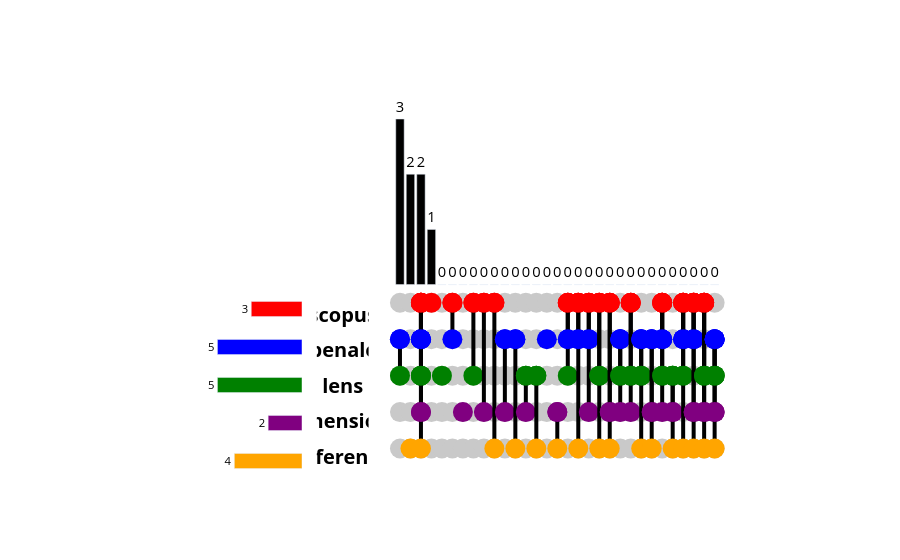

Write notebook code for a chart like this one.
### Markdown cell above
#### Upset plot

### Code cell
from slrrag.settings import PATH_UPSET
from slrrag.upset_plotter import plot_upset


path_upset = PATH_UPSET
fig_upset = plot_upset(df_papers)
fig_upset.write_html(path_upset)
print("Upset plot saved to : ", path_upset)
fig_upset

### Figure 1 — Plotly figure (JSON) as saved in the notebook; plotly's stock layout.template omitted (floating-point values rounded to 4 significant figures; data arrays with more than 128 entries replaced by an {"elided": "..."} marker saying what was removed)
{"data": [{"marker": {"color": "#C9C9C9", "size": 20}, "mode": "markers", "showlegend": false, "type": "scatter", "x": {"elided": "155 int values"}, "xaxis": "x3", "y": {"elided": "155 float values"}, "yaxis": "y3"}, {"line": {"color": "black", "width": 4}, "marker": {"color": ["blue"], "line": {"color": "black"}, "showscale": false, "size": 20}, "mode": "markers+lines", "showlegend": false, "type": "scatter", "x": [0], "xaxis": "x3", "y": [-0.99], "yaxis": "y3"}, {"line": {"color": "black", "width": 4}, "marker": {"color": ["blue", "green"], "line": {"color": "black"}, "showscale": false, "size": 20}, "mode": "markers+lines", "showlegend": false, "type": "scatter", "x": [0, 0], "xaxis": "x3", "y": [-0.99, -1.65], "yaxis": "y3"}, {"line": {"color": "black", "width": 4}, "marker": {"color": ["orange"], "line": {"color": "black"}, "showscale": false, "size": 20}, "mode": "markers+lines", "showlegend": false, "type": "scatter", "x": [1], "xaxis": "x3", "y": [-2.97], "yaxis": "y3"}, {"line": {"color": "black", "width": 4}, "marker": {"color": ["red"], "line": {"color": "black"}, "showscale": false, "size": 20}, "mode": "markers+lines", "showlegend": false, "type": "scatter", "x": [2], "xaxis": "x3", "y": [-0.33], "yaxis": "y3"}, {"line": {"color": "black", "width": 4}, "marker": {"color": ["red", "blue"], "line": {"color": "black"}, "showscale": false, "size": 20}, "mode": "markers+lines", "showlegend": false, "type": "scatter", "x": [2, 2], "xaxis": "x3", "y": [-0.33, -0.99], "yaxis": "y3"}, {"line": {"color": "black", "width": 4}, "marker": {"color": ["red", "blue", "green"], "line": {"color": "black"}, "showscale": false, "size": 20}, "mode": "markers+lines", "showlegend": false, "type": "scatter", "x": [2, 2, 2], "xaxis": "x3", "y": [-0.33, -0.99, -1.65], "yaxis": "y3"}, {"line": {"color": "black", "width": 4}, "marker": {"color": ["red", "blue", "green", "purple"], "line": {"color": "black"}, "showscale": false, "size": 20}, "mode": "markers+lines", "showlegend": false, "type": "scatter", "x": [2, 2, 2, 2], "xaxis": "x3", "y": [-0.33, -0.99, -1.65, -2.31], "yaxis": "y3"}, {"line": {"color": "black", "width": 4}, "marker": {"color": ["red", "blue", "green", "purple", "orange"], "line": {"color": "black"}, "showscale": false, "size": 20}, "mode": "markers+lines", "showlegend": false, "type": "scatter", "x": [2, 2, 2, 2, 2], "xaxis": "x3", "y": [-0.33, -0.99, -1.65, -2.31, -2.97], "yaxis": "y3"}, {"line": {"color": "black", "width": 4}, "marker": {"color": ["red"], "line": {"color": "black"}, "showscale": false, "size": 20}, "mode": "markers+lines", "showlegend": false, "type": "scatter", "x": [3], "xaxis": "x3", "y": [-0.33], "yaxis": "y3"}, {"line": {"color": "black", "width": 4}, "marker": {"color": ["green"], "line": {"color": "black"}, "showscale": false, "size": 20}, "mode": "markers+lines", "showlegend": false, "type": "scatter", "x": [4], "xaxis": "x3", "y": [-1.65], "yaxis": "y3"}, {"line": {"color": "black", "width": 4}, "marker": {"color": ["red"], "line": {"color": "black"}, "showscale": false, "size": 20}, "mode": "markers+lines", "showlegend": false, "type": "scatter", "x": [5], "xaxis": "x3", "y": [-0.33], "yaxis": "y3"}, {"line": {"color": "black", "width": 4}, "marker": {"color": ["red", "blue"], "line": {"color": "black"}, "showscale": false, "size": 20}, "mode": "markers+lines", "showlegend": false, "type": "scatter", "x": [5, 5], "xaxis": "x3", "y": [-0.33, -0.99], "yaxis": "y3"}, {"line": {"color": "black", "width": 4}, "marker": {"color": ["purple"], "line": {"color": "black"}, "showscale": false, "size": 20}, "mode": "markers+lines", "showlegend": false, "type": "scatter", "x": [6], "xaxis": "x3", "y": [-2.31], "yaxis": "y3"}, {"line": {"color": "black", "width": 4}, "marker": {"color": ["red"], "line": {"color": "black"}, "showscale": false, "size": 20}, "mode": "markers+lines", "showlegend": false, "type": "scatter", "x": [7], "xaxis": "x3", "y": [-0.33], "yaxis": "y3"}, {"line": {"color": "black", "width": 4}, "marker": {"color": ["red", "green"], "line": {"color": "black"}, "showscale": false, "size": 20}, "mode": "markers+lines", "showlegend": false, "type": "scatter", "x": [7, 7], "xaxis": "x3", "y": [-0.33, -1.65], "yaxis": "y3"}, {"line": {"color": "black", "width": 4}, "marker": {"color": ["red"], "line": {"color": "black"}, "showscale": false, "size": 20}, "mode": "markers+lines", "showlegend": false, "type": "scatter", "x": [8], "xaxis": "x3", "y": [-0.33], "yaxis": "y3"}, {"line": {"color": "black", "width": 4}, "marker": {"color": ["red", "purple"], "line": {"color": "black"}, "showscale": false, "size": 20}, "mode": "markers+lines", "showlegend": false, "type": "scatter", "x": [8, 8], "xaxis": "x3", "y": [-0.33, -2.31], "yaxis": "y3"}, {"line": {"color": "black", "width": 4}, "marker": {"color": ["red"], "line": {"color": "black"}, "showscale": false, "size": 20}, "mode": "markers+lines", "showlegend": false, "type": "scatter", "x": [9], "xaxis": "x3", "y": [-0.33], "yaxis": "y3"}, {"line": {"color": "black", "width": 4}, "marker": {"color": ["red", "orange"], "line": {"color": "black"}, "showscale": false, "size": 20}, "mode": "markers+lines", "showlegend": false, "type": "scatter", "x": [9, 9], "xaxis": "x3", "y": [-0.33, -2.97], "yaxis": "y3"}, {"line": {"color": "black", "width": 4}, "marker": {"color": ["blue"], "line": {"color": "black"}, "showscale": false, "size": 20}, "mode": "markers+lines", "showlegend": false, "type": "scatter", "x": [10], "xaxis": "x3", "y": [-0.99], "yaxis": "y3"}, {"line": {"color": "black", "width": 4}, "marker": {"color": ["blue", "purple"], "line": {"color": "black"}, "showscale": false, "size": 20}, "mode": "markers+lines", "showlegend": false, "type": "scatter", "x": [10, 10], "xaxis": "x3", "y": [-0.99, -2.31], "yaxis": "y3"}, {"line": {"color": "black", "width": 4}, "marker": {"color": ["blue"], "line": {"color": "black"}, "showscale": false, "size": 20}, "mode": "markers+lines", "showlegend": false, "type": "scatter", "x": [11], "xaxis": "x3", "y": [-0.99], "yaxis": "y3"}, {"line": {"color": "black", "width": 4}, "marker": {"color": ["blue", "orange"], "line": {"color": "black"}, "showscale": false, "size": 20}, "mode": "markers+lines", "showlegend": false, "type": "scatter", "x": [11, 11], "xaxis": "x3", "y": [-0.99, -2.97], "yaxis": "y3"}, {"line": {"color": "black", "width": 4}, "marker": {"color": ["green"], "line": {"color": "black"}, "showscale": false, "size": 20}, "mode": "markers+lines", "showlegend": false, "type": "scatter", "x": [12], "xaxis": "x3", "y": [-1.65], "yaxis": "y3"}, {"line": {"color": "black", "width": 4}, "marker": {"color": ["green", "purple"], "line": {"color": "black"}, "showscale": false, "size": 20}, "mode": "markers+lines", "showlegend": false, "type": "scatter", "x": [12, 12], "xaxis": "x3", "y": [-1.65, -2.31], "yaxis": "y3"}, {"line": {"color": "black", "width": 4}, "marker": {"color": ["green"], "line": {"color": "black"}, "showscale": false, "size": 20}, "mode": "markers+lines", "showlegend": false, "type": "scatter", "x": [13], "xaxis": "x3", "y": [-1.65], "yaxis": "y3"}, {"line": {"color": "black", "width": 4}, "marker": {"color": ["green", "orange"], "line": {"color": "black"}, "showscale": false, "size": 20}, "mode": "markers+lines", "showlegend": false, "type": "scatter", "x": [13, 13], "xaxis": "x3", "y": [-1.65, -2.97], "yaxis": "y3"}, {"line": {"color": "black", "width": 4}, "marker": {"color": ["blue"], "line": {"color": "black"}, "showscale": false, "size": 20}, "mode": "markers+lines", "showlegend": false, "type": "scatter", "x": [14], "xaxis": "x3", "y": [-0.99], "yaxis": "y3"}, {"line": {"color": "black", "width": 4}, "marker": {"color": ["purple"], "line": {"color": "black"}, "showscale": false, "size": 20}, "mode": "markers+lines", "showlegend": false, "type": "scatter", "x": [15], "xaxis": "x3", "y": [-2.31], "yaxis": "y3"}, {"line": {"color": "black", "width": 4}, "marker": {"color": ["purple", "orange"], "line": {"color": "black"}, "showscale": false, "size": 20}, "mode": "markers+lines", "showlegend": false, "type": "scatter", "x": [15, 15], "xaxis": "x3", "y": [-2.31, -2.97], "yaxis": "y3"}, {"line": {"color": "black", "width": 4}, "marker": {"color": ["red"], "line": {"color": "black"}, "showscale": false, "size": 20}, "mode": "markers+lines", "showlegend": false, "type": "scatter", "x": [16], "xaxis": "x3", "y": [-0.33], "yaxis": "y3"}, {"line": {"color": "black", "width": 4}, "marker": {"color": ["red", "blue"], "line": {"color": "black"}, "showscale": false, "size": 20}, "mode": "markers+lines", "showlegend": false, "type": "scatter", "x": [16, 16], "xaxis": "x3", "y": [-0.33, -0.99], "yaxis": "y3"}, {"line": {"color": "black", "width": 4}, "marker": {"color": ["red", "blue", "green"], "line": {"color": "black"}, "showscale": false, "size": 20}, "mode": "markers+lines", "showlegend": false, "type": "scatter", "x": [16, 16, 16], "xaxis": "x3", "y": [-0.33, -0.99, -1.65], "yaxis": "y3"}, {"line": {"color": "black", "width": 4}, "marker": {"color": ["red"], "line": {"color": "black"}, "showscale": false, "size": 20}, "mode": "markers+lines", "showlegend": false, "type": "scatter", "x": [17], "xaxis": "x3", "y": [-0.33], "yaxis": "y3"}, {"line": {"color": "black", "width": 4}, "marker": {"color": ["red", "blue"], "line": {"color": "black"}, "showscale": false, "size": 20}, "mode": "markers+lines", "showlegend": false, "type": "scatter", "x": [17, 17], "xaxis": "x3", "y": [-0.33, -0.99], "yaxis": "y3"}, {"line": {"color": "black", "width": 4}, "marker": {"color": ["red", "blue", "orange"], "line": {"color": "black"}, "showscale": false, "size": 20}, "mode": "markers+lines", "showlegend": false, "type": "scatter", "x": [17, 17, 17], "xaxis": "x3", "y": [-0.33, -0.99, -2.97], "yaxis": "y3"}, {"line": {"color": "black", "width": 4}, "marker": {"color": ["red"], "line": {"color": "black"}, "showscale": false, "size": 20}, "mode": "markers+lines", "showlegend": false, "type": "scatter", "x": [18], "xaxis": "x3", "y": [-0.33], "yaxis": "y3"}, {"line": {"color": "black", "width": 4}, "marker": {"color": ["red", "blue"], "line": {"color": "black"}, "showscale": false, "size": 20}, "mode": "markers+lines", "showlegend": false, "type": "scatter", "x": [18, 18], "xaxis": "x3", "y": [-0.33, -0.99], "yaxis": "y3"}, {"line": {"color": "black", "width": 4}, "marker": {"color": ["red", "blue", "purple"], "line": {"color": "black"}, "showscale": false, "size": 20}, "mode": "markers+lines", "showlegend": false, "type": "scatter", "x": [18, 18, 18], "xaxis": "x3", "y": [-0.33, -0.99, -2.31], "yaxis": "y3"}, {"line": {"color": "black", "width": 4}, "marker": {"color": ["red"], "line": {"color": "black"}, "showscale": false, "size": 20}, "mode": "markers+lines", "showlegend": false, "type": "scatter", "x": [19], "xaxis": "x3", "y": [-0.33], "yaxis": "y3"}, {"line": {"color": "black", "width": 4}, "marker": {"color": ["red", "green"], "line": {"color": "black"}, "showscale": false, "size": 20}, "mode": "markers+lines", "showlegend": false, "type": "scatter", "x": [19, 19], "xaxis": "x3", "y": [-0.33, -1.65], "yaxis": "y3"}, {"line": {"color": "black", "width": 4}, "marker": {"color": ["red", "green", "orange"], "line": {"color": "black"}, "showscale": false, "size": 20}, "mode": "markers+lines", "showlegend": false, "type": "scatter", "x": [19, 19, 19], "xaxis": "x3", "y": [-0.33, -1.65, -2.97], "yaxis": "y3"}, {"line": {"color": "black", "width": 4}, "marker": {"color": ["red"], "line": {"color": "black"}, "showscale": false, "size": 20}, "mode": "markers+lines", "showlegend": false, "type": "scatter", "x": [20], "xaxis": "x3", "y": [-0.33], "yaxis": "y3"}, {"line": {"color": "black", "width": 4}, "marker": {"color": ["red", "purple"], "line": {"color": "black"}, "showscale": false, "size": 20}, "mode": "markers+lines", "showlegend": false, "type": "scatter", "x": [20, 20], "xaxis": "x3", "y": [-0.33, -2.31], "yaxis": "y3"}, {"line": {"color": "black", "width": 4}, "marker": {"color": ["red", "purple", "orange"], "line": {"color": "black"}, "showscale": false, "size": 20}, "mode": "markers+lines", "showlegend": false, "type": "scatter", "x": [20, 20, 20], "xaxis": "x3", "y": [-0.33, -2.31, -2.97], "yaxis": "y3"}, {"line": {"color": "black", "width": 4}, "marker": {"color": ["blue"], "line": {"color": "black"}, "showscale": false, "size": 20}, "mode": "markers+lines", "showlegend": false, "type": "scatter", "x": [21], "xaxis": "x3", "y": [-0.99], "yaxis": "y3"}, {"line": {"color": "black", "width": 4}, "marker": {"color": ["blue", "green"], "line": {"color": "black"}, "showscale": false, "size": 20}, "mode": "markers+lines", "showlegend": false, "type": "scatter", "x": [21, 21], "xaxis": "x3", "y": [-0.99, -1.65], "yaxis": "y3"}, {"line": {"color": "black", "width": 4}, "marker": {"color": ["blue", "green", "purple"], "line": {"color": "black"}, "showscale": false, "size": 20}, "mode": "markers+lines", "showlegend": false, "type": "scatter", "x": [21, 21, 21], "xaxis": "x3", "y": [-0.99, -1.65, -2.31], "yaxis": "y3"}, {"line": {"color": "black", "width": 4}, "marker": {"color": ["red"], "line": {"color": "black"}, "showscale": false, "size": 20}, "mode": "markers+lines", "showlegend": false, "type": "scatter", "x": [22], "xaxis": "x3", "y": [-0.33], "yaxis": "y3"}, {"line": {"color": "black", "width": 4}, "marker": {"color": ["red", "green"], "line": {"color": "black"}, "showscale": false, "size": 20}, "mode": "markers+lines", "showlegend": false, "type": "scatter", "x": [22, 22], "xaxis": "x3", "y": [-0.33, -1.65], "yaxis": "y3"}, {"line": {"color": "black", "width": 4}, "marker": {"color": ["red", "green", "purple"], "line": {"color": "black"}, "showscale": false, "size": 20}, "mode": "markers+lines", "showlegend": false, "type": "scatter", "x": [22, 22, 22], "xaxis": "x3", "y": [-0.33, -1.65, -2.31], "yaxis": "y3"}, {"line": {"color": "black", "width": 4}, "marker": {"color": ["blue"], "line": {"color": "black"}, "showscale": false, "size": 20}, "mode": "markers+lines", "showlegend": false, "type": "scatter", "x": [23], "xaxis": "x3", "y": [-0.99], "yaxis": "y3"}, {"line": {"color": "black", "width": 4}, "marker": {"color": ["blue", "green"], "line": {"color": "black"}, "showscale": false, "size": 20}, "mode": "markers+lines", "showlegend": false, "type": "scatter", "x": [23, 23], "xaxis": "x3", "y": [-0.99, -1.65], "yaxis": "y3"}, {"line": {"color": "black", "width": 4}, "marker": {"color": ["blue", "green", "orange"], "line": {"color": "black"}, "showscale": false, "size": 20}, "mode": "markers+lines", "showlegend": false, "type": "scatter", "x": [23, 23, 23], "xaxis": "x3", "y": [-0.99, -1.65, -2.97], "yaxis": "y3"}, {"line": {"color": "black", "width": 4}, "marker": {"color": ["blue"], "line": {"color": "black"}, "showscale": false, "size": 20}, "mode": "markers+lines", "showlegend": false, "type": "scatter", "x": [24], "xaxis": "x3", "y": [-0.99], "yaxis": "y3"}, {"line": {"color": "black", "width": 4}, "marker": {"color": ["blue", "purple"], "line": {"color": "black"}, "showscale": false, "size": 20}, "mode": "markers+lines", "showlegend": false, "type": "scatter", "x": [24, 24], "xaxis": "x3", "y": [-0.99, -2.31], "yaxis": "y3"}, {"line": {"color": "black", "width": 4}, "marker": {"color": ["blue", "purple", "orange"], "line": {"color": "black"}, "showscale": false, "size": 20}, "mode": "markers+lines", "showlegend": false, "type": "scatter", "x": [24, 24, 24], "xaxis": "x3", "y": [-0.99, -2.31, -2.97], "yaxis": "y3"}, {"line": {"color": "black", "width": 4}, "marker": {"color": ["red"], "line": {"color": "black"}, "showscale": false, "size": 20}, "mode": "markers+lines", "showlegend": false, "type": "scatter", "x": [25], "xaxis": "x3", "y": [-0.33], "yaxis": "y3"}, {"line": {"color": "black", "width": 4}, "marker": {"color": ["red", "blue"], "line": {"color": "black"}, "showscale": false, "size": 20}, "mode": "markers+lines", "showlegend": false, "type": "scatter", "x": [25, 25], "xaxis": "x3", "y": [-0.33, -0.99], "yaxis": "y3"}, {"line": {"color": "black", "width": 4}, "marker": {"color": ["red", "blue", "green"], "line": {"color": "black"}, "showscale": false, "size": 20}, "mode": "markers+lines", "showlegend": false, "type": "scatter", "x": [25, 25, 25], "xaxis": "x3", "y": [-0.33, -0.99, -1.65], "yaxis": "y3"}, {"line": {"color": "black", "width": 4}, "marker": {"color": ["red", "blue", "green", "purple"], "line": {"color": "black"}, "showscale": false, "size": 20}, "mode": "markers+lines", "showlegend": false, "type": "scatter", "x": [25, 25, 25, 25], "xaxis": "x3", "y": [-0.33, -0.99, -1.65, -2.31], "yaxis": "y3"}, {"line": {"color": "black", "width": 4}, "marker": {"color": ["green"], "line": {"color": "black"}, "showscale": false, "size": 20}, "mode": "markers+lines", "showlegend": false, "type": "scatter", "x": [26], "xaxis": "x3", "y": [-1.65], "yaxis": "y3"}, {"line": {"color": "black", "width": 4}, "marker": {"color": ["green", "purple"], "line": {"color": "black"}, "showscale": false, "size": 20}, "mode": "markers+lines", "showlegend": false, "type": "scatter", "x": [26, 26], "xaxis": "x3", "y": [-1.65, -2.31], "yaxis": "y3"}, {"line": {"color": "black", "width": 4}, "marker": {"color": ["green", "purple", "orange"], "line": {"color": "black"}, "showscale": false, "size": 20}, "mode": "markers+lines", "showlegend": false, "type": "scatter", "x": [26, 26, 26], "xaxis": "x3", "y": [-1.65, -2.31, -2.97], "yaxis": "y3"}, {"line": {"color": "black", "width": 4}, "marker": {"color": ["red"], "line": {"color": "black"}, "showscale": false, "size": 20}, "mode": "markers+lines", "showlegend": false, "type": "scatter", "x": [27], "xaxis": "x3", "y": [-0.33], "yaxis": "y3"}, {"line": {"color": "black", "width": 4}, "marker": {"color": ["red", "blue"], "line": {"color": "black"}, "showscale": false, "size": 20}, "mode": "markers+lines", "showlegend": false, "type": "scatter", "x": [27, 27], "xaxis": "x3", "y": [-0.33, -0.99], "yaxis": "y3"}, {"line": {"color": "black", "width": 4}, "marker": {"color": ["red", "blue", "green"], "line": {"color": "black"}, "showscale": false, "size": 20}, "mode": "markers+lines", "showlegend": false, "type": "scatter", "x": [27, 27, 27], "xaxis": "x3", "y": [-0.33, -0.99, -1.65], "yaxis": "y3"}, {"line": {"color": "black", "width": 4}, "marker": {"color": ["red", "blue", "green", "orange"], "line": {"color": "black"}, "showscale": false, "size": 20}, "mode": "markers+lines", "showlegend": false, "type": "scatter", "x": [27, 27, 27, 27], "xaxis": "x3", "y": [-0.33, -0.99, -1.65, -2.97], "yaxis": "y3"}, {"line": {"color": "black", "width": 4}, "marker": {"color": ["red"], "line": {"color": "black"}, "showscale": false, "size": 20}, "mode": "markers+lines", "showlegend": false, "type": "scatter", "x": [28], "xaxis": "x3", "y": [-0.33], "yaxis": "y3"}, {"line": {"color": "black", "width": 4}, "marker": {"color": ["red", "blue"], "line": {"color": "black"}, "showscale": false, "size": 20}, "mode": "markers+lines", "showlegend": false, "type": "scatter", "x": [28, 28], "xaxis": "x3", "y": [-0.33, -0.99], "yaxis": "y3"}, {"line": {"color": "black", "width": 4}, "marker": {"color": ["red", "blue", "purple"], "line": {"color": "black"}, "showscale": false, "size": 20}, "mode": "markers+lines", "showlegend": false, "type": "scatter", "x": [28, 28, 28], "xaxis": "x3", "y": [-0.33, -0.99, -2.31], "yaxis": "y3"}, {"line": {"color": "black", "width": 4}, "marker": {"color": ["red", "blue", "purple", "orange"], "line": {"color": "black"}, "showscale": false, "size": 20}, "mode": "markers+lines", "showlegend": false, "type": "scatter", "x": [28, 28, 28, 28], "xaxis": "x3", "y": [-0.33, -0.99, -2.31, -2.97], "yaxis": "y3"}, {"line": {"color": "black", "width": 4}, "marker": {"color": ["red"], "line": {"color": "black"}, "showscale": false, "size": 20}, "mode": "markers+lines", "showlegend": false, "type": "scatter", "x": [29], "xaxis": "x3", "y": [-0.33], "yaxis": "y3"}, {"line": {"color": "black", "width": 4}, "marker": {"color": ["red", "green"], "line": {"color": "black"}, "showscale": false, "size": 20}, "mode": "markers+lines", "showlegend": false, "type": "scatter", "x": [29, 29], "xaxis": "x3", "y": [-0.33, -1.65], "yaxis": "y3"}, {"line": {"color": "black", "width": 4}, "marker": {"color": ["red", "green", "purple"], "line": {"color": "black"}, "showscale": false, "size": 20}, "mode": "markers+lines", "showlegend": false, "type": "scatter", "x": [29, 29, 29], "xaxis": "x3", "y": [-0.33, -1.65, -2.31], "yaxis": "y3"}, {"line": {"color": "black", "width": 4}, "marker": {"color": ["red", "green", "purple", "orange"], "line": {"color": "black"}, "showscale": false, "size": 20}, "mode": "markers+lines", "showlegend": false, "type": "scatter", "x": [29, 29, 29, 29], "xaxis": "x3", "y": [-0.33, -1.65, -2.31, -2.97], "yaxis": "y3"}, {"line": {"color": "black", "width": 4}, "marker": {"color": ["blue"], "line": {"color": "black"}, "showscale": false, "size": 20}, "mode": "markers+lines", "showlegend": false, "type": "scatter", "x": [30], "xaxis": "x3", "y": [-0.99], "yaxis": "y3"}, {"line": {"color": "black", "width": 4}, "marker": {"color": ["blue", "green"], "line": {"color": "black"}, "showscale": false, "size": 20}, "mode": "markers+lines", "showlegend": false, "type": "scatter", "x": [30, 30], "xaxis": "x3", "y": [-0.99, -1.65], "yaxis": "y3"}, {"line": {"color": "black", "width": 4}, "marker": {"color": ["blue", "green", "purple"], "line": {"color": "black"}, "showscale": false, "size": 20}, "mode": "markers+lines", "showlegend": false, "type": "scatter", "x": [30, 30, 30], "xaxis": "x3", "y": [-0.99, -1.65, -2.31], "yaxis": "y3"}, {"line": {"color": "black", "width": 4}, "marker": {"color": ["blue", "green", "purple", "orange"], "line": {"color": "black"}, "showscale": false, "size": 20}, "mode": "markers+lines", "showlegend": false, "type": "scatter", "x": [30, 30, 30, 30], "xaxis": "x3", "y": [-0.99, -1.65, -2.31, -2.97], "yaxis": "y3"}, {"hoverinfo": "none", "marker": {"color": "black"}, "text": [3.0, 2.0, 2.0, 1.0, 0.0, 0.0, 0.0, 0.0, 0.0, 0.0, 0.0, 0.0, 0.0, 0.0, 0.0, 0.0, 0.0, 0.0, 0.0, 0.0, 0.0, 0.0, 0.0, 0.0, 0.0, 0.0, 0.0, 0.0, 0.0, 0.0, 0.0], "textfont": {"color": "black", "size": 20}, "textposition": "outside", "type": "bar", "x": [0, 1, 2, 3, 4, 5, 6, 7, 8, 9, 10, 11, 12, 13, 14, 15, 16, 17, 18, 19, 20, 21, 22, 23, 24, 25, 26, 27, 28, 29, 30], "xaxis": "x3", "y": [3, 2, 2, 1, 0, 0, 0, 0, 0, 0, 0, 0, 0, 0, 0, 0, 0, 0, 0, 0, 0, 0, 0, 0, 0, 0, 0, 0, 0, 0, 0], "yaxis": "y3"}, {"mode": "text", "showlegend": false, "text": ["<b>scopus</b>", "<b>openalex</b>", "<b>lens</b>", "<b>dimensions</b>", "<b>reference</b>"], "textfont": {"color": "black", "size": 20}, "textposition": "middle center", "type": "scatter", "x": [-0.1, -0.1, -0.1, -0.1, -0.1], "xaxis": "x2", "y": {"elided": "155 float values"}, "yaxis": "y2"}, {"marker": {"color": ["red", "blue", "green", "purple", "orange", "yellow"]}, "orientation": "h", "text": [3.0, 5.0, 5.0, 2.0, 4.0], "textfont": {"color": "black", "size": 20}, "textposition": "outside", "type": "bar", "width": 0.4, "x": [-3, -5, -5, -2, -4], "xaxis": "x", "y": [0, 1, 2, 3, 4], "yaxis": "y"}], "layout": {"plot_bgcolor": "white", "showlegend": false, "xaxis": {"anchor": "y", "domain": [0.1, 0.3], "range": [-8.75, 0], "showticklabels": false}, "xaxis2": {"anchor": "y2", "domain": [0.32, 0.39], "showticklabels": false}, "xaxis3": {"anchor": "y3", "domain": [0.39, 0.9], "showticklabels": false}, "yaxis": {"anchor": "x", "autorange": "reversed", "domain": [0, 0.5], "showticklabels": false, "side": "right"}, "yaxis2": {"anchor": "x2", "domain": [0.035, 0.45], "showticklabels": false}, "yaxis3": {"anchor": "x3", "domain": [0, 1], "showticklabels": false}}}
